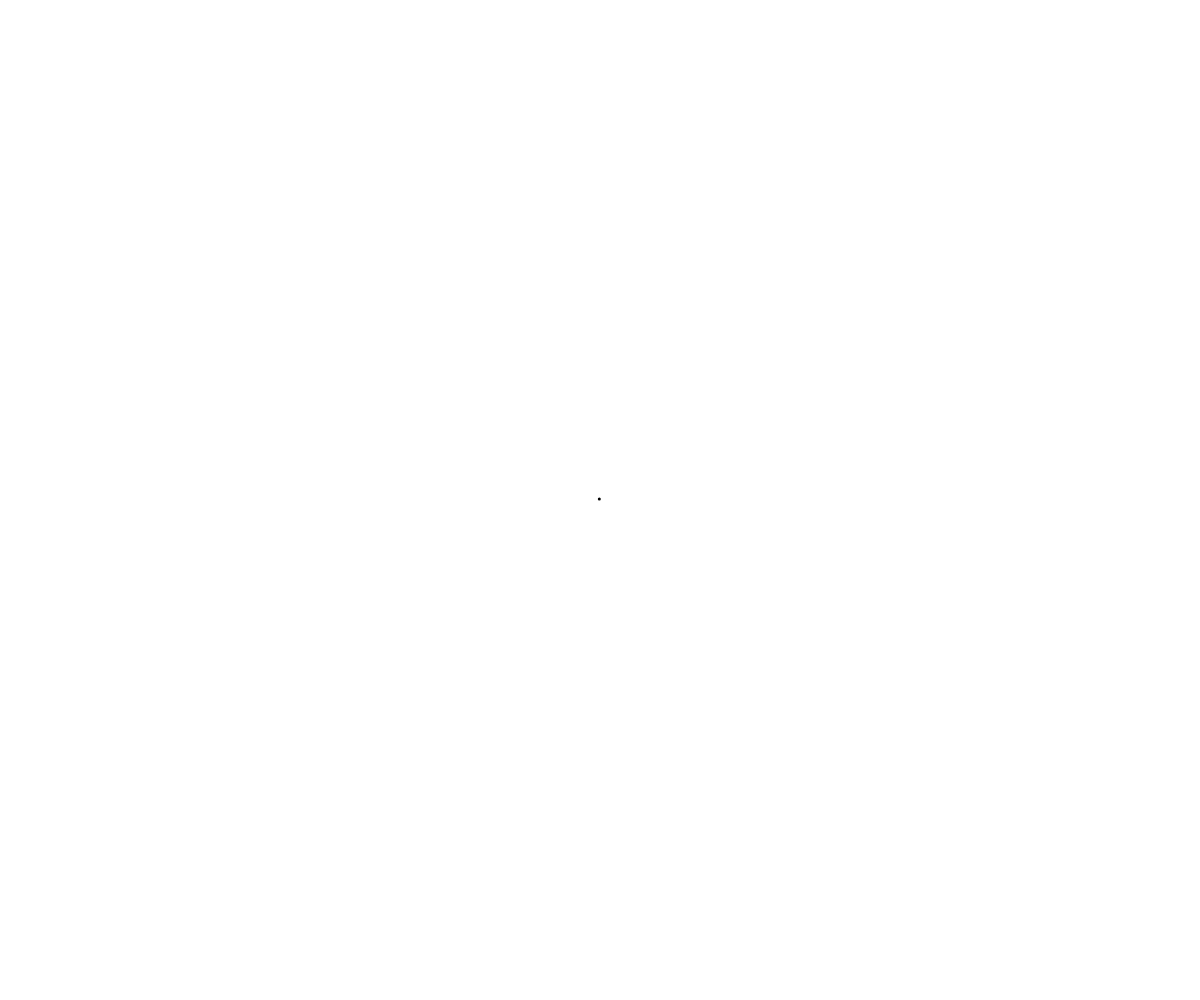
Frame 1 (no input)
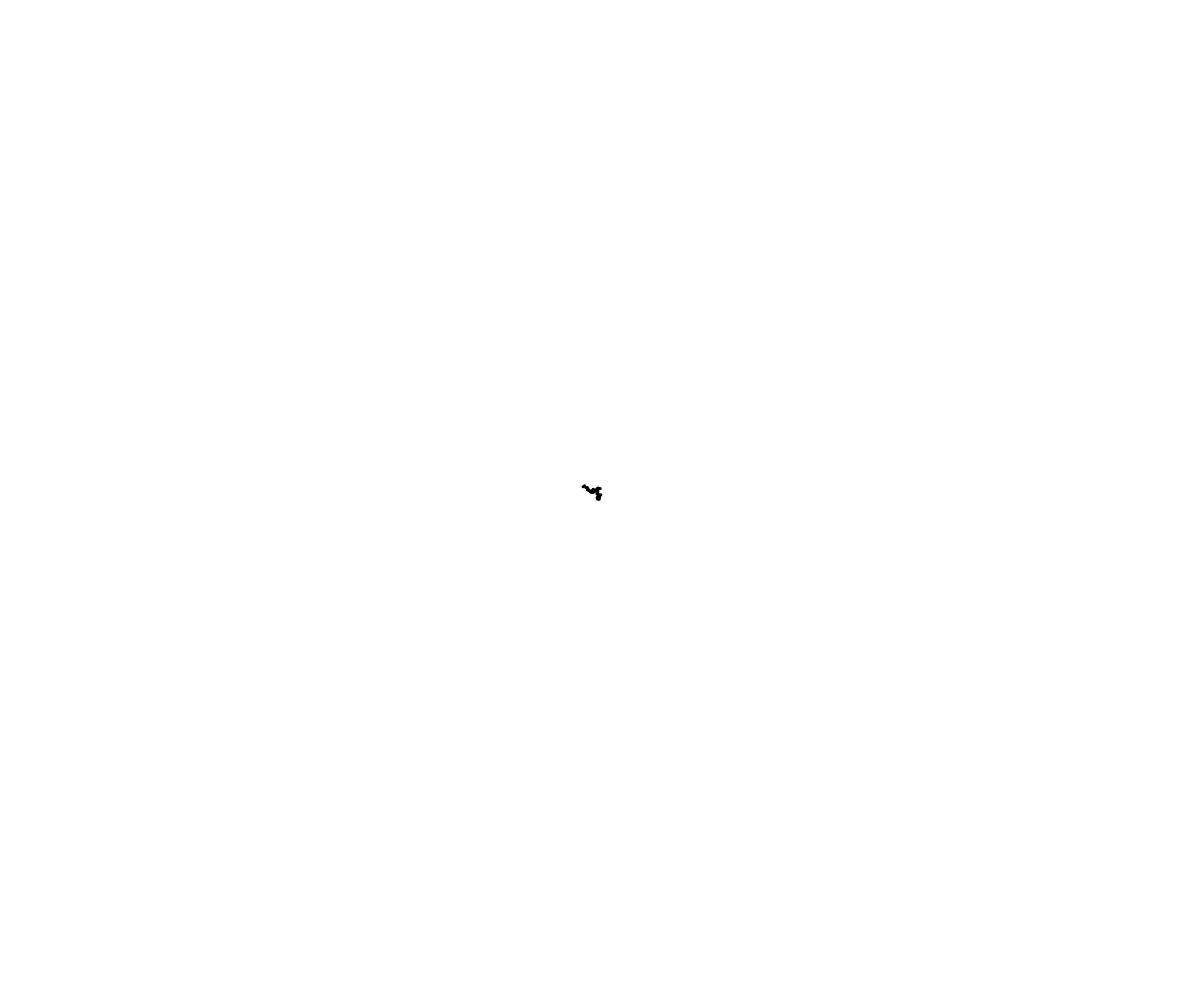
Frame 60 (no input)
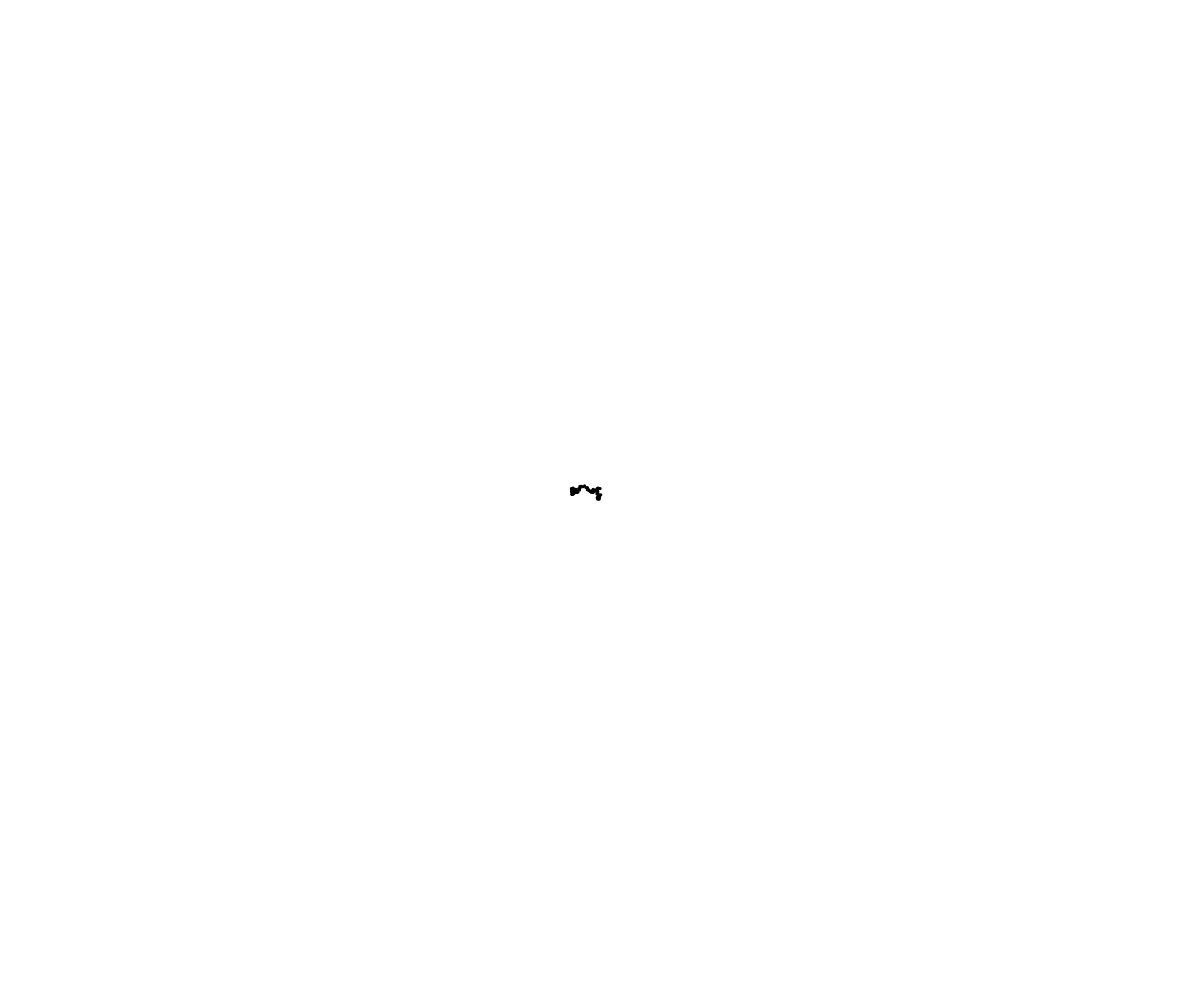
Frame 120 (the mouse pressed at the canvas centre since frame 60)

The p5.js sketch that drew these frames (run headless with seeded random() and noise() and a simulated clock; from frame 60 on, the mouse is pressed at the canvas centre):

// p5.js sketch
// ── sketch.js
class Walker {
  constructor() {
    this.x = width / 2;
    this.y = height / 2;
  }

  show() {
    stroke(0);
    strokeWeight(3);
    point(this.x, this.y);
  }

  stepBasic() {
    this.x += random(-1, 1);
    this.y += random(-1, 1);
  }

  stepTowardsMouse() {
    let r = random(1)
    if (r < 0.5) {
      mouseX > this.x ? this.x++ : this.x--;
      mouseY > this.y ? this.y++ : this.y--;
    } else if (r < 0.6) {
      this.x--;
    } else if (r < 0.7) {
      this.y++;
    } else if (r < 0.8) {
      this.x++;
    } else {
      this.y--;
    }
  }

  stepTowardsRight() {
    let r = random(1);
    if (r < 0.4) {
      this.x++;
    } else if (r < 0.6) {
      this.x--;
    } else if (r < 0.8) {
      this.y++;
    } else {
      this.y--;
    }
  }

  stepGaussian() {
    this.x += randomGaussian(0, -1);
    this.y += randomGaussian(0, 1);
  }
}

function paintSplatter() {
  let x = randomGaussian(width/2, 100);
  let y = randomGaussian(height/2, 100);
  let rgb = Array.from({length: 3}, () => randomGaussian(200, 100))

  noStroke();
  fill(rgb);
  circle(x, y, random(40));
}

let walker;

function setup() {
  createCanvas(windowWidth, windowHeight);
  walker = new Walker();
  background(255);
}

function draw() {
  walker.stepGaussian();
  walker.show();
  
  //paintSplatter();
}
